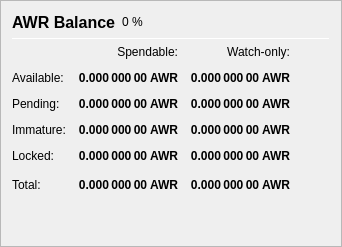
                   <widget class="QFrame" name="frame_Balances">
                    <property name="frameShape">
                     <enum>QFrame::StyledPanel</enum>
                    </property>
                    <property name="frameShadow">
                     <enum>QFrame::Raised</enum>
                    </property>
                    <layout class="QVBoxLayout" name="verticalLayout_4">
                     <item>
                      <layout class="QHBoxLayout" name="horizontalLayout_4">
                       <item>
                        <widget class="QLabel" name="label_5">
                         <property name="minimumSize">
                          <size>
                           <width>0</width>
                           <height>20</height>
                          </size>
                         </property>
                         <property name="font">
                          <font>
                           <pointsize>12</pointsize>
                           <weight>75</weight>
                           <bold>true</bold>
                          </font>
                         </property>
                         <property name="text">
                          <string>AWR Balance</string>
                         </property>
                        </widget>
                       </item>
                       <item>
                        <widget class="QLabel" name="labelAWRPercent">
                         <property name="text">
                          <string notr="true">0 %</string>
                         </property>
                        </widget>
                       </item>
                       <item>
                        <spacer name="horizontalSpacer_3">
                         <property name="orientation">
                          <enum>Qt::Horizontal</enum>
                         </property>
                         <property name="sizeHint" stdset="0">
                          <size>
                           <width>40</width>
                           <height>20</height>
                          </size>
                         </property>
                        </spacer>
                       </item>
                      </layout>
                     </item>
                     <item>
                      <widget class="Line" name="line_Balance">
                       <property name="minimumSize">
                        <size>
                         <width>0</width>
                         <height>1</height>
                        </size>
                       </property>
                       <property name="maximumSize">
                        <size>
                         <width>16777215</width>
                         <height>1</height>
                        </size>
                       </property>
                       <property name="orientation">
                        <enum>Qt::Horizontal</enum>
                       </property>
                      </widget>
                     </item>
                     <item>
                      <layout class="QGridLayout" name="gridLayout">
                       <property name="spacing">
                        <number>12</number>
                       </property>
                       <item row="0" column="1">
                        <widget class="QLabel" name="labelSpendable">
                         <property name="text">
                          <string>Spendable:</string>
                         </property>
                         <property name="alignment">
                          <set>Qt::AlignRight|Qt::AlignTrailing|Qt::AlignVCenter</set>
                         </property>
                        </widget>
                       </item>
                       <item row="0" column="2">
                        <widget class="QLabel" name="labelWatchonly">
                         <property name="text">
                          <string>Watch-only:</string>
                         </property>
                         <property name="alignment">
                          <set>Qt::AlignRight|Qt::AlignTrailing|Qt::AlignVCenter</set>
                         </property>
                        </widget>
                       </item>
                       <item row="1" column="0">
                        <widget class="QLabel" name="labelBalanceText">
                         <property name="text">
                          <string>Available:</string>
                         </property>
                        </widget>
                       </item>
                       <item row="1" column="1">
                        <widget class="QLabel" name="labelBalance">
                         <property name="font">
                          <font>
                           <weight>75</weight>
                           <bold>true</bold>
                          </font>
                         </property>
                         <property name="cursor">
                          <cursorShape>IBeamCursor</cursorShape>
                         </property>
                         <property name="toolTip">
                          <string>Your current spendable balance</string>
                         </property>
                         <property name="text">
                          <string notr="true">0.000 000 00 AWR</string>
                         </property>
                         <property name="alignment">
                          <set>Qt::AlignRight|Qt::AlignTrailing|Qt::AlignVCenter</set>
                         </property>
                         <property name="textInteractionFlags">
                          <set>Qt::LinksAccessibleByMouse|Qt::TextSelectableByKeyboard|Qt::TextSelectableByMouse</set>
                         </property>
                        </widget>
                       </item>
                       <item row="1" column="2">
                        <widget class="QLabel" name="labelWatchAvailable">
                         <property name="font">
                          <font>
                           <weight>75</weight>
                           <bold>true</bold>
                          </font>
                         </property>
                         <property name="cursor">
                          <cursorShape>IBeamCursor</cursorShape>
                         </property>
                         <property name="toolTip">
                          <string>Your current balance in watch-only addresses</string>
                         </property>
                         <property name="text">
                          <string notr="true">0.000 000 00 AWR</string>
                         </property>
                         <property name="alignment">
                          <set>Qt::AlignRight|Qt::AlignTrailing|Qt::AlignVCenter</set>
                         </property>
                         <property name="textInteractionFlags">
                          <set>Qt::LinksAccessibleByMouse|Qt::TextSelectableByKeyboard|Qt::TextSelectableByMouse</set>
                         </property>
                        </widget>
                       </item>
                       <item row="2" column="0">
                        <widget class="QLabel" name="labelPendingText">
                         <property name="text">
                          <string>Pending:</string>
                         </property>
                        </widget>
                       </item>
                       <item row="2" column="1">
                        <widget class="QLabel" name="labelUnconfirmed">
                         <property name="font">
                          <font>
                           <weight>75</weight>
                           <bold>true</bold>
                          </font>
                         </property>
                         <property name="cursor">
                          <cursorShape>IBeamCursor</cursorShape>
                         </property>
                         <property name="toolTip">
                          <string>Total of transactions that have yet to be confirmed, and do not yet count toward the spendable balance</string>
                         </property>
                         <property name="text">
                          <string notr="true">0.000 000 00 AWR</string>
                         </property>
                         <property name="alignment">
                          <set>Qt::AlignRight|Qt::AlignTrailing|Qt::AlignVCenter</set>
                         </property>
                         <property name="textInteractionFlags">
                          <set>Qt::LinksAccessibleByMouse|Qt::TextSelectableByKeyboard|Qt::TextSelectableByMouse</set>
                         </property>
                        </widget>
                       </item>
                       <item row="2" column="2">
                        <widget class="QLabel" name="labelWatchPending">
                         <property name="font">
                          <font>
                           <weight>75</weight>
                           <bold>true</bold>
                          </font>
                         </property>
                         <property name="cursor">
                          <cursorShape>IBeamCursor</cursorShape>
                         </property>
                         <property name="toolTip">
                          <string>Unconfirmed transactions to watch-only addresses</string>
                         </property>
                         <property name="text">
                          <string notr="true">0.000 000 00 AWR</string>
                         </property>
                         <property name="alignment">
                          <set>Qt::AlignRight|Qt::AlignTrailing|Qt::AlignVCenter</set>
                         </property>
                         <property name="textInteractionFlags">
                          <set>Qt::LinksAccessibleByMouse|Qt::TextSelectableByKeyboard|Qt::TextSelectableByMouse</set>
                         </property>
                        </widget>
                       </item>
                       <item row="3" column="0">
                        <widget class="QLabel" name="labelImmatureText">
                         <property name="text">
                          <string>Immature:</string>
                         </property>
                        </widget>
                       </item>
                       <item row="3" column="1">
                        <widget class="QLabel" name="labelImmature">
                         <property name="font">
                          <font>
                           <weight>75</weight>
                           <bold>true</bold>
                          </font>
                         </property>
                         <property name="cursor">
                          <cursorShape>IBeamCursor</cursorShape>
                         </property>
                         <property name="toolTip">
                          <string>Staked or masternode rewards that has not yet matured</string>
                         </property>
                         <property name="text">
                          <string notr="true">0.000 000 00 AWR</string>
                         </property>
                         <property name="alignment">
                          <set>Qt::AlignRight|Qt::AlignTrailing|Qt::AlignVCenter</set>
                         </property>
                         <property name="textInteractionFlags">
                          <set>Qt::LinksAccessibleByMouse|Qt::TextSelectableByKeyboard|Qt::TextSelectableByMouse</set>
                         </property>
                        </widget>
                       </item>
                       <item row="3" column="2">
                        <widget class="QLabel" name="labelWatchImmature">
                         <property name="font">
                          <font>
                           <weight>75</weight>
                           <bold>true</bold>
                          </font>
                         </property>
                         <property name="cursor">
                          <cursorShape>IBeamCursor</cursorShape>
                         </property>
                         <property name="toolTip">
                          <string>Staked or masternode rewards in watch-only addresses that has not yet matured</string>
                         </property>
                         <property name="text">
                          <string notr="true">0.000 000 00 AWR</string>
                         </property>
                         <property name="alignment">
                          <set>Qt::AlignRight|Qt::AlignTrailing|Qt::AlignVCenter</set>
                         </property>
                         <property name="textInteractionFlags">
                          <set>Qt::LinksAccessibleByMouse|Qt::TextSelectableByKeyboard|Qt::TextSelectableByMouse</set>
                         </property>
                        </widget>
                       </item>
                       <item row="4" column="0">
                        <widget class="QLabel" name="labelLockedBalanceText">
                         <property name="toolTip">
                          <string>Locked AWR or Masternode collaterals. These are excluded from zAWR minting.</string>
                         </property>
                         <property name="text">
                          <string>Locked:</string>
                         </property>
                        </widget>
                       </item>
                       <item row="4" column="1">
                        <widget class="QLabel" name="labelLockedBalance">
                         <property name="font">
                          <font>
                           <weight>75</weight>
                           <bold>true</bold>
                          </font>
                         </property>
                         <property name="cursor">
                          <cursorShape>IBeamCursor</cursorShape>
                         </property>
                         <property name="toolTip">
                          <string>Locked AWR or Masternode collaterals. These are excluded from zAWR minting.</string>
                         </property>
                         <property name="text">
                          <string notr="true">0.000 000 00 AWR</string>
                         </property>
                         <property name="alignment">
                          <set>Qt::AlignRight|Qt::AlignTrailing|Qt::AlignVCenter</set>
                         </property>
                         <property name="textInteractionFlags">
                          <set>Qt::LinksAccessibleByMouse|Qt::TextSelectableByKeyboard|Qt::TextSelectableByMouse</set>
                         </property>
                        </widget>
                       </item>
                       <item row="4" column="2">
                        <widget class="QLabel" name="labelWatchLocked">
                         <property name="font">
                          <font>
                           <weight>75</weight>
                           <bold>true</bold>
                          </font>
                         </property>
                         <property name="cursor">
                          <cursorShape>IBeamCursor</cursorShape>
                         </property>
                         <property name="toolTip">
                          <string>Current locked balance in watch-only addresses</string>
                         </property>
                         <property name="text">
                          <string notr="true">0.000 000 00 AWR</string>
                         </property>
                         <property name="alignment">
                          <set>Qt::AlignRight|Qt::AlignTrailing|Qt::AlignVCenter</set>
                         </property>
                         <property name="textInteractionFlags">
                          <set>Qt::LinksAccessibleByMouse|Qt::TextSelectableByKeyboard|Qt::TextSelectableByMouse</set>
                         </property>
                        </widget>
                       </item>
                       <item row="5" column="0">
                        <widget class="QLabel" name="labelTotalText">
                         <property name="toolTip">
                          <string>Your current AwardCoin balance, unconfirmed and immature transactions included</string>
                         </property>
                         <property name="text">
                          <string>Total:</string>
                         </property>
                        </widget>
                       </item>
                       <item row="5" column="1">
                        <widget class="QLabel" name="labelTotal">
                         <property name="font">
                          <font>
                           <weight>75</weight>
                           <bold>true</bold>
                          </font>
                         </property>
                         <property name="cursor">
                          <cursorShape>IBeamCursor</cursorShape>
                         </property>
                         <property name="toolTip">
                          <string>Your current AwardCoin balance, unconfirmed and immature transactions included</string>
                         </property>
                         <property name="text">
                          <string notr="true">0.000 000 00 AWR</string>
                         </property>
                         <property name="alignment">
                          <set>Qt::AlignRight|Qt::AlignTrailing|Qt::AlignVCenter</set>
                         </property>
                         <property name="textInteractionFlags">
                          <set>Qt::LinksAccessibleByMouse|Qt::TextSelectableByKeyboard|Qt::TextSelectableByMouse</set>
                         </property>
                        </widget>
                       </item>
                       <item row="5" column="2">
                        <widget class="QLabel" name="labelWatchTotal">
                         <property name="font">
                          <font>
                           <weight>75</weight>
                           <bold>true</bold>
                          </font>
                         </property>
                         <property name="cursor">
                          <cursorShape>IBeamCursor</cursorShape>
                         </property>
                         <property name="toolTip">
                          <string>Current total balance in watch-only addresses</string>
                         </property>
                         <property name="text">
                          <string notr="true">0.000 000 00 AWR</string>
                         </property>
                         <property name="alignment">
                          <set>Qt::AlignRight|Qt::AlignTrailing|Qt::AlignVCenter</set>
                         </property>
                         <property name="textInteractionFlags">
                          <set>Qt::LinksAccessibleByMouse|Qt::TextSelectableByKeyboard|Qt::TextSelectableByMouse</set>
                         </property>
                        </widget>
                       </item>
                       <item row="5" column="3">
                        <spacer name="horizontalSpacer_9">
                         <property name="orientation">
                          <enum>Qt::Horizontal</enum>
                         </property>
                         <property name="sizeHint" stdset="0">
                          <size>
                           <width>40</width>
                           <height>20</height>
                          </size>
                         </property>
                        </spacer>
                       </item>
                      </layout>
                     </item>
                     <item>
                      <spacer name="verticalSpacer_3">
                       <property name="orientation">
                        <enum>Qt::Vertical</enum>
                       </property>
                       <property name="sizeHint" stdset="0">
                        <size>
                         <width>20</width>
                         <height>40</height>
                        </size>
                       </property>
                      </spacer>
                     </item>
                    </layout>
                   </widget>
